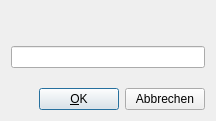
<ui version="4.0" >
 <class>DialogInput</class>
 <widget class="QDialog" name="DialogInput" >
  <property name="windowModality" >
   <enum>Qt::WindowModal</enum>
  </property>
  <property name="geometry" >
   <rect>
    <x>0</x>
    <y>0</y>
    <width>216</width>
    <height>121</height>
   </rect>
  </property>
  <property name="windowTitle" >
   <string>Dialog</string>
  </property>
  <layout class="QHBoxLayout" name="horizontalLayout_2" >
   <item>
    <layout class="QVBoxLayout" name="mainLayout" >
     <item>
      <widget class="QLabel" name="labelInput" >
       <property name="text" >
        <string/>
       </property>
      </widget>
     </item>
     <item>
      <spacer name="verticalSpacerTop" >
       <property name="orientation" >
        <enum>Qt::Vertical</enum>
       </property>
       <property name="sizeHint" stdset="0" >
        <size>
         <width>20</width>
         <height>0</height>
        </size>
       </property>
      </spacer>
     </item>
     <item>
      <widget class="QLineEdit" name="lineEditInput" />
     </item>
     <item>
      <spacer name="verticalSpacerButtom" >
       <property name="orientation" >
        <enum>Qt::Vertical</enum>
       </property>
       <property name="sizeType" >
        <enum>QSizePolicy::MinimumExpanding</enum>
       </property>
       <property name="sizeHint" stdset="0" >
        <size>
         <width>20</width>
         <height>0</height>
        </size>
       </property>
      </spacer>
     </item>
     <item>
      <layout class="QHBoxLayout" name="horizontalLayoutButton" >
       <item>
        <spacer name="horizontalSpacerButtons" >
         <property name="orientation" >
          <enum>Qt::Horizontal</enum>
         </property>
         <property name="sizeHint" stdset="0" >
          <size>
           <width>20</width>
           <height>20</height>
          </size>
         </property>
        </spacer>
       </item>
       <item>
        <widget class="QPushButton" name="pushBtnOK" >
         <property name="text" >
          <string>&amp;OK</string>
         </property>
         <property name="default" >
          <bool>true</bool>
         </property>
        </widget>
       </item>
       <item>
        <widget class="QPushButton" name="pushBtnCancel" >
         <property name="text" >
          <string>Abbrechen</string>
         </property>
         <property name="default" >
          <bool>false</bool>
         </property>
        </widget>
       </item>
      </layout>
     </item>
    </layout>
   </item>
  </layout>
 </widget>
 <resources/>
 <connections>
  <connection>
   <sender>pushBtnOK</sender>
   <signal>clicked()</signal>
   <receiver>DialogInput</receiver>
   <slot>accept()</slot>
   <hints>
    <hint type="sourcelabel" >
     <x>78</x>
     <y>95</y>
    </hint>
    <hint type="destinationlabel" >
     <x>107</x>
     <y>60</y>
    </hint>
   </hints>
  </connection>
  <connection>
   <sender>pushBtnCancel</sender>
   <signal>clicked()</signal>
   <receiver>DialogInput</receiver>
   <slot>reject()</slot>
   <hints>
    <hint type="sourcelabel" >
     <x>165</x>
     <y>95</y>
    </hint>
    <hint type="destinationlabel" >
     <x>107</x>
     <y>60</y>
    </hint>
   </hints>
  </connection>
 </connections>
</ui>
